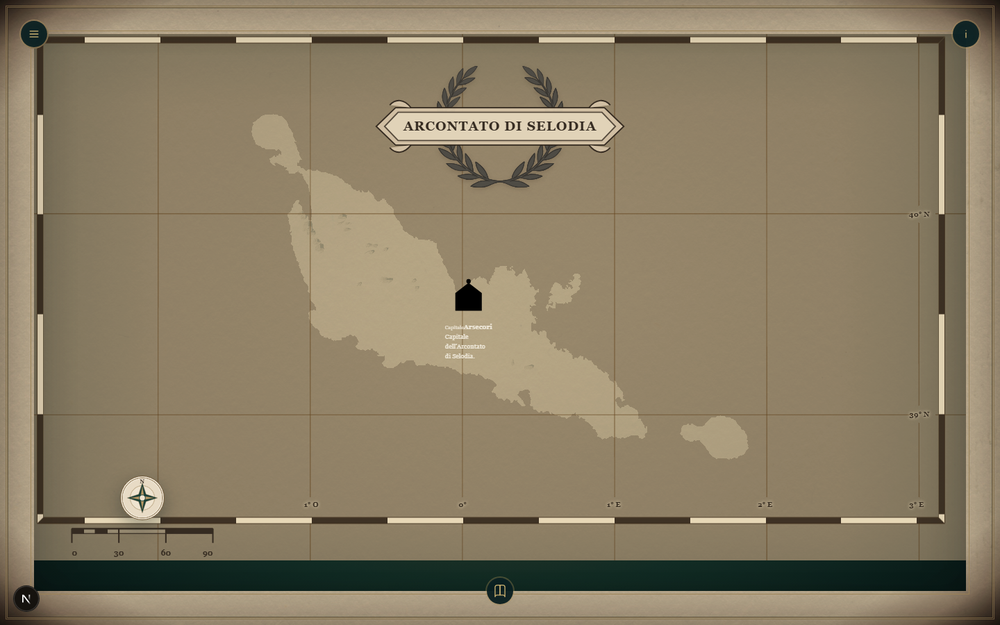
#> input picture atlas-vignette-check-3.png, 1000 x 625 px, shrunk from 1440 x 900 before the run
$ python -i analyze-map.py   (imports and definitions only)
#> lines starting #> are read from the running program, lines starting #| are printed output that depends on the picture
#!/usr/bin/env python3

from __future__ import annotations

import argparse
import json
import sys
from dataclasses import dataclass
from pathlib import Path
from typing import Any

from PIL import Image


PROJECT_ROOT = Path(__file__).resolve().parent.parent
MAPS_DATA_DIRECTORY = PROJECT_ROOT / "app" / "data" / "maps"
GENERATED_DIRECTORY = MAPS_DATA_DIRECTORY / "generated"


@dataclass(frozen=True)
class MapFiles:
    map_id: str
    source_file: Path
    analysis_file: Path


# [183 lines left out: functions parse_arguments, validate_map_id, resolve_inside_project, build_map_files, read_json, write_json and 2 more, not called in this run]


def require_positive_float(
    container: dict[str, Any],
    key: str,
) -> float:
    value = container.get(key)

    if isinstance(value, bool):
        raise ValueError(
            f'La proprietà "{key}" deve essere numerica.'
        )

    try:
        number = float(value)
    except (TypeError, ValueError) as error:
        raise ValueError(
            f'La proprietà "{key}" deve essere numerica.'
        ) from error

    if number <= 0:
        raise ValueError(
            f'La proprietà "{key}" deve essere maggiore di zero.'
        )

    return number


# [24 lines left out: function require_byte_value, not called in this run]


def analyze_heightmap(
    source: dict[str, Any],
) -> dict[str, Any]:
    map_width_km = require_positive_float(
        source,
        "mapWidthKm",
    )

    map_height_km = require_positive_float(
        source,
        "mapHeightKm",
    )

    heightmap_definition = require_object(
        source,
        "heightmap",
    )

    land_mask_definition = require_object(
        source,
        "generatedLandMask",
    )

    sea_level = require_byte_value(
        heightmap_definition,
        "seaLevel",
    )

    heightmap_relative_path = require_string(
        heightmap_definition,
        "file",
    )

    land_mask_relative_path = require_string(
        land_mask_definition,
        "file",
    )

    heightmap_path = resolve_inside_project(
        Path(heightmap_relative_path)
    )

    land_mask_path = resolve_inside_project(
        Path(land_mask_relative_path)
    )

    if not heightmap_path.exists():
        raise FileNotFoundError(
            f"Heightmap non trovata: {heightmap_path}"
        )

    with Image.open(heightmap_path) as original_image:
        print(
            "Heightmap caricata:",
            heightmap_path.relative_to(PROJECT_ROOT),
        )

        print(
            "Formato originale:",
            original_image.mode,
        )

        print(
            "Canali originali:",
            original_image.getbands(),
        )

        print(
            "Risoluzione:",
            f"{original_image.width} × {original_image.height}",
        )

        rgba_image = original_image.convert("RGBA")

        alpha_channel = rgba_image.getchannel("A")

        transparent_pixels = sum(
            1
            for alpha_value in alpha_channel.getdata()
            if alpha_value < 255
        )

        print(
            "Pixel con trasparenza:",
            f"{transparent_pixels:,}",
        )

        black_background = Image.new(
            "RGBA",
            rgba_image.size,
            (0, 0, 0, 255),
        )

        flattened_image = Image.alpha_composite(
            black_background,
            rgba_image,
        )

        heightmap = flattened_image.convert("L")

    width_px, height_px = heightmap.size

    if width_px <= 0 or height_px <= 0:
        raise ValueError(
            "La heightmap non contiene pixel validi."
        )

    source_pixels = list(
        heightmap.getdata()
    )

    if not source_pixels:
        raise ValueError(
            "La heightmap non contiene pixel analizzabili."
        )

    minimum_value = min(source_pixels)
    maximum_value = max(source_pixels)

    print(
        "Intervallo grayscale:",
        f"{minimum_value}–{maximum_value}",
    )

    print(
        "Livello del mare applicato:",
        sea_level,
    )

    mask_pixels = [
        255 if pixel_value > sea_level else 0
        for pixel_value in source_pixels
    ]

    land_pixels = sum(
        1
        for pixel_value in source_pixels
        if pixel_value > sea_level
    )

    total_pixels = len(source_pixels)
    sea_pixels = total_pixels - land_pixels

    land_coverage_ratio = (
        land_pixels / total_pixels
    )

    map_area_km2 = (
        map_width_km *
        map_height_km
    )

    territory_area_km2 = (
        map_area_km2 *
        land_coverage_ratio
    )

    land_mask = Image.new(
        "L",
        (width_px, height_px),
        color=0,
    )

    land_mask.putdata(
        mask_pixels
    )

    land_mask_path.parent.mkdir(
        parents=True,
        exist_ok=True,
    )

    land_mask.save(
        land_mask_path,
        format="PNG",
        optimize=False,
    )

    with Image.open(land_mask_path) as saved_mask:
        verified_mask = saved_mask.convert("L")

        unique_values = set(
            verified_mask.getdata()
        )

    if not unique_values.issubset({0, 255}):
        raise RuntimeError(
            "La land mask generata non è binaria. "
            f"Valori trovati: {sorted(unique_values)}"
        )

    print(
        "Land mask generata:",
        land_mask_path.relative_to(PROJECT_ROOT),
    )

    print(
        "Valori presenti nella mask:",
        sorted(unique_values),
    )

    return {
        "imageWidthPx": width_px,
        "imageHeightPx": height_px,
        "totalPixels": total_pixels,
        "landPixels": land_pixels,
        "seaPixels": sea_pixels,
        "seaLevel": sea_level,
        "minimumHeightValue": minimum_value,
        "maximumHeightValue": maximum_value,
        "landCoverageRatio": round(
            land_coverage_ratio,
            12,
        ),
        "mapAreaKm2": round(
            map_area_km2,
            6,
        ),
        "territoryAreaKm2": round(
            territory_area_km2,
            6,
        ),
    }


# [113 lines left out: functions print_report, main, not called in this run]


# [2 lines not run here, left out]

>>> import cv2
>>> picture = cv2.imread('../atlas-vignette-check-3.png', cv2.IMREAD_GRAYSCALE)
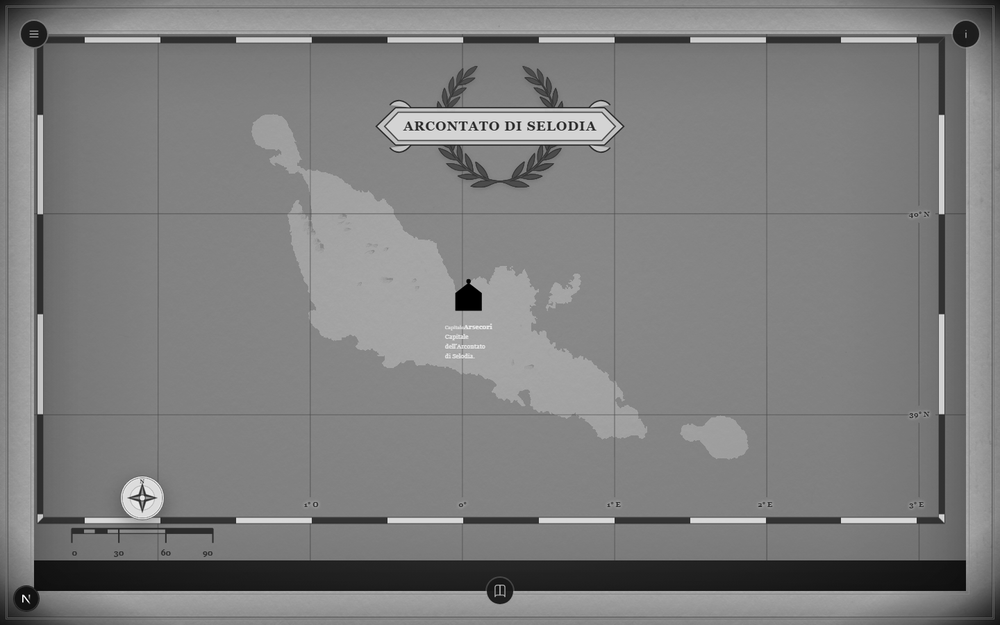
#> picture: shape (625, 1000); min 0, max 255, mean 126
>>> result = analyze_heightmap(picture)
#> (the run stopped early here; a loop or call above may not have finished)

$ run again, on current-map.png
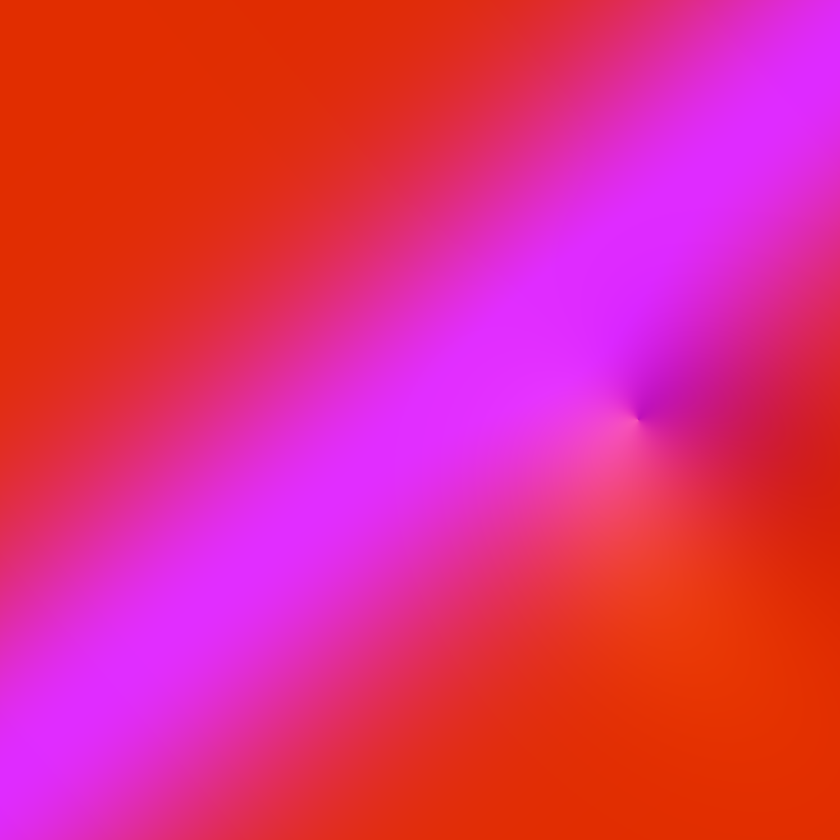
#> input picture current-map.png, 840 x 840 px, shrunk from 1024 x 1024 before the run
#> `picture = cv2.imread('../atlas-vignette-check-3.png', cv2.IMREAD_GRAYS..`:
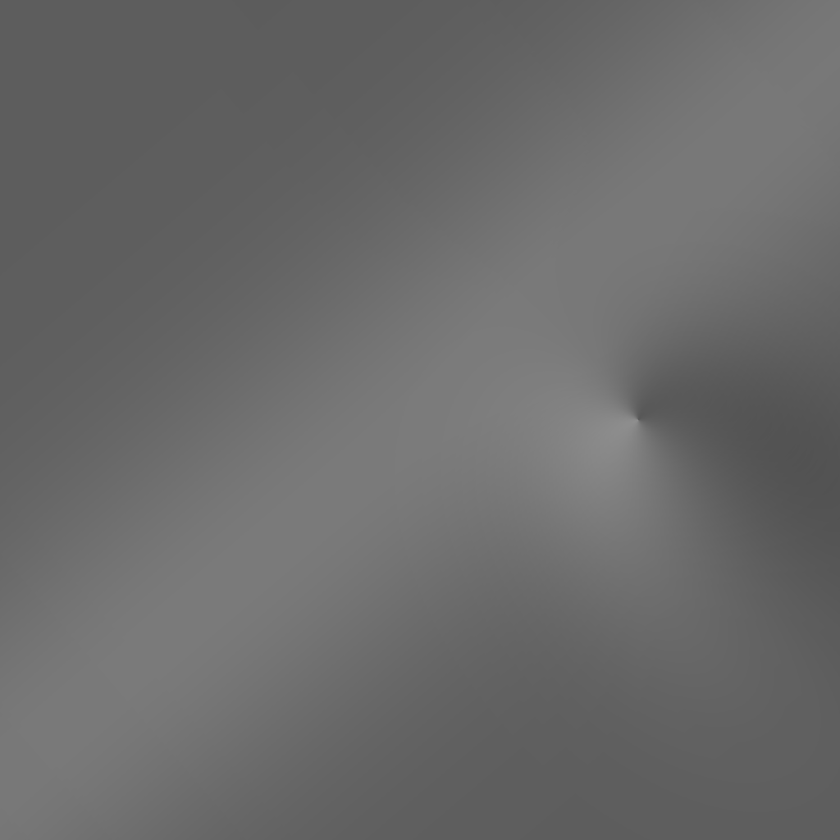
#> picture: shape (840, 840); min 82, max 143, mean 106.2
